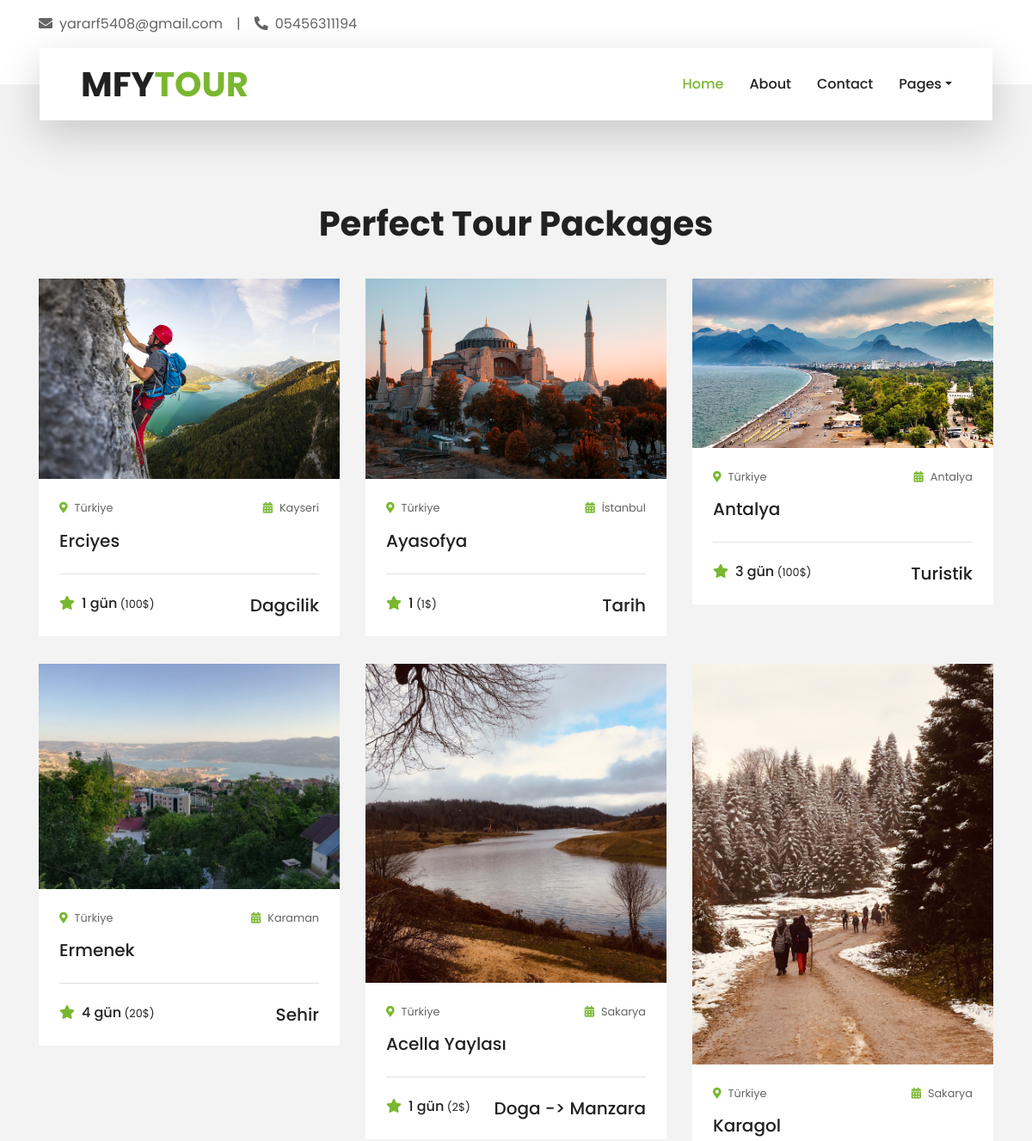
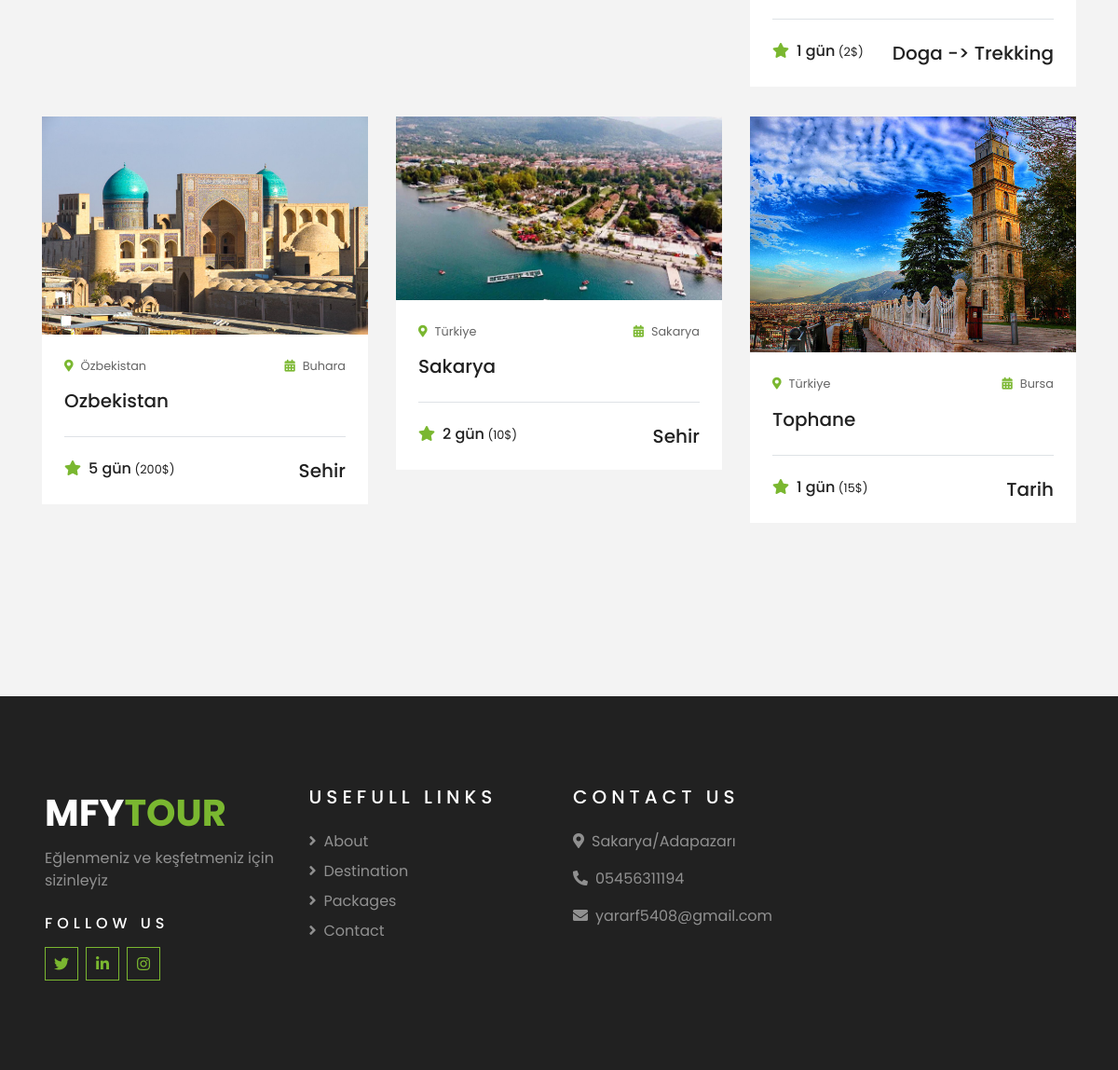
Page /packages/ on the committed database (2 pictures, top to bottom).
### content/models.py (models this page shows, shortened)
class Content(models.Model):
    STATUS=(
        ('True', 'Evet'),
        ('False', 'Hayır'),
    )
    category=models.ForeignKey(Category, on_delete=models.CASCADE)
    title=models.CharField(max_length=100)
    keywords = models.CharField(max_length=255)
    description = models.CharField(max_length=255)
    image = models.ImageField(blank=True, upload_to='images/')
    detail=RichTextUploadingField(blank=True)
    gun=models.CharField(blank=True,max_length=15)
    type = models.CharField(blank=True, max_length=50)
    konum=models.CharField(blank=True,max_length=255)
    city=models.CharField(blank=True,max_length=50)
    country=models.CharField(blank=True,max_length=50)
    fiyat=models.CharField(blank=True,max_length=10)
    slug=models.SlugField(blank=True,max_length=100)
    status=models.CharField(blank=True,max_length=10, choices=STATUS)
    create_at=models.DateTimeField(auto_now_add=True)
    update_at=models.DateTimeField(auto_now=True)
    def image_tag(self):
        if self.image:
            return mark_safe('<img src="{}" height="50"/>'.format(self.image.url))
        else:
            return ""
    image_tag.short_description="Image"

class Category(MPTTModel):
    STATUS=(
        ('True', 'Evet'),
        ('False', 'Hayır'),
    )
    title=models.CharField(max_length=100)
    keywords = models.CharField(max_length=255)
    description = models.CharField(max_length=255)
    image = models.ImageField(blank=True, upload_to='images/')
    slug = models.SlugField(blank=True, max_length=100)
    status=models.CharField(blank=True,max_length=10, choices=STATUS)
    parent=TreeForeignKey('self', blank=True, null=True, related_name='children', on_delete=models.CASCADE)
    create_at=models.DateTimeField(auto_now_add=True)
    update_at=models.DateTimeField(auto_now=True)
    class MPTTMeta:
        order_insertion_by = ['title']
    def __str__(self):
        full_path=[self.title]
        k = self.parent
        while k is not None:
            full_path.append(k.title)
            k = k.parent
        return ' -> '.join(full_path[::-1])
    def image_tag(self):
        if self.image:
            return mark_safe('<img src="{}" height="50"/>'.format(self.image.url))
        else:
            return ""
    image_tag.short_description = "Image"

### home/views.py (the view)
# urls.py: path('packages/', views.packages, name='packages'),
def packages(request):
    setting=Setting.objects.get(pk=1)
    packagedata = Content.objects.all()[:25]
    context = {'setting': setting,
               "page":"packages",
               "packagedata":packagedata}
    return render(request, 'packages.html', context)

### home/templates/packages.html (shortened to what this page needs)
{% extends "homebase.html" %}
{% block content %}
    {% load static %}
    <div class="container-fluid py-5">
        <div class="container pt-5 pb-3">
            <div class="text-center mb-3 pb-3">
                <h1>Perfect Tour Packages</h1>
            </div>
            <div class="row">
                {% for rs in packagedata %}
                <div class="col-lg-4 col-md-6 mb-4">
                    <div class="package-item bg-white mb-2">
                        <img class="img-fluid" src="{{ rs.image.url }}" alt="">
                        <div class="p-4">
                            <div class="d-flex justify-content-between mb-3">
                                <small class="m-0"><i class="fa fa-map-marker-alt text-primary mr-2"></i>{{ rs.country|safe }}</small>
                                <small class="m-0"><i class="fa fa-calendar-alt text-primary mr-2"></i>{{ rs.city|safe }}</small>
                            </div>
                            <a class="h5 text-decoration-none" href="">{{ rs.title|safe}}</a>
                            <div class="border-top mt-4 pt-4">
                                <div class="d-flex justify-content-between">
                                    <h6 class="m-0"><i class="fa fa-star text-primary mr-2"></i>{{ rs.gun|safe }}<small> {{ rs.fiyat|safe }}</small></h6>
                                    <h5 class="m-0">{{ rs.category|safe }}</h5>
                                </div>
                            </div>
                        </div>
                    </div>
                </div>
                {% endfor %}
            </div>
        </div>
    </div>
{% endblock %}

### rows in the picture
Content: image (picture), country "Türkiye", city "Kayseri", title "Erciyes", gun "1 gün", fiyat "(100$)", category "Dagcilik"
Content: image (picture), country "Türkiye", city "İstanbul", title "Ayasofya", gun "1", fiyat "(1$)", category "Tarih"
Content: image (picture), country "Türkiye", city "Antalya", title "Antalya", gun "3 gün", fiyat "(100$)", category "Turistik"
Content: image (picture), country "Türkiye", city "Karaman", title "Ermenek", gun "4 gün", fiyat "(20$)", category "Sehir"
Content: image (picture), country "Türkiye", city "Sakarya", title "Acella Yaylası", gun "1 gün", fiyat "(2$)", category "Doga -> Manzara"
Content: image (picture), country "Türkiye", city "Sakarya", title "Karagol", gun "1 gün", fiyat "(2$)", category "Doga -> Trekking"
Content: image (picture), country "Özbekistan", city "Buhara", title "Ozbekistan", gun "5 gün", fiyat "(200$)", category "Sehir"
Content: image (picture), country "Türkiye", city "Sakarya", title "Sakarya", gun "2 gün", fiyat "(10$)", category "Sehir"
Content: image (picture), country "Türkiye", city "Bursa", title "Tophane", gun "1 gün", fiyat "(15$)", category "Tarih"
